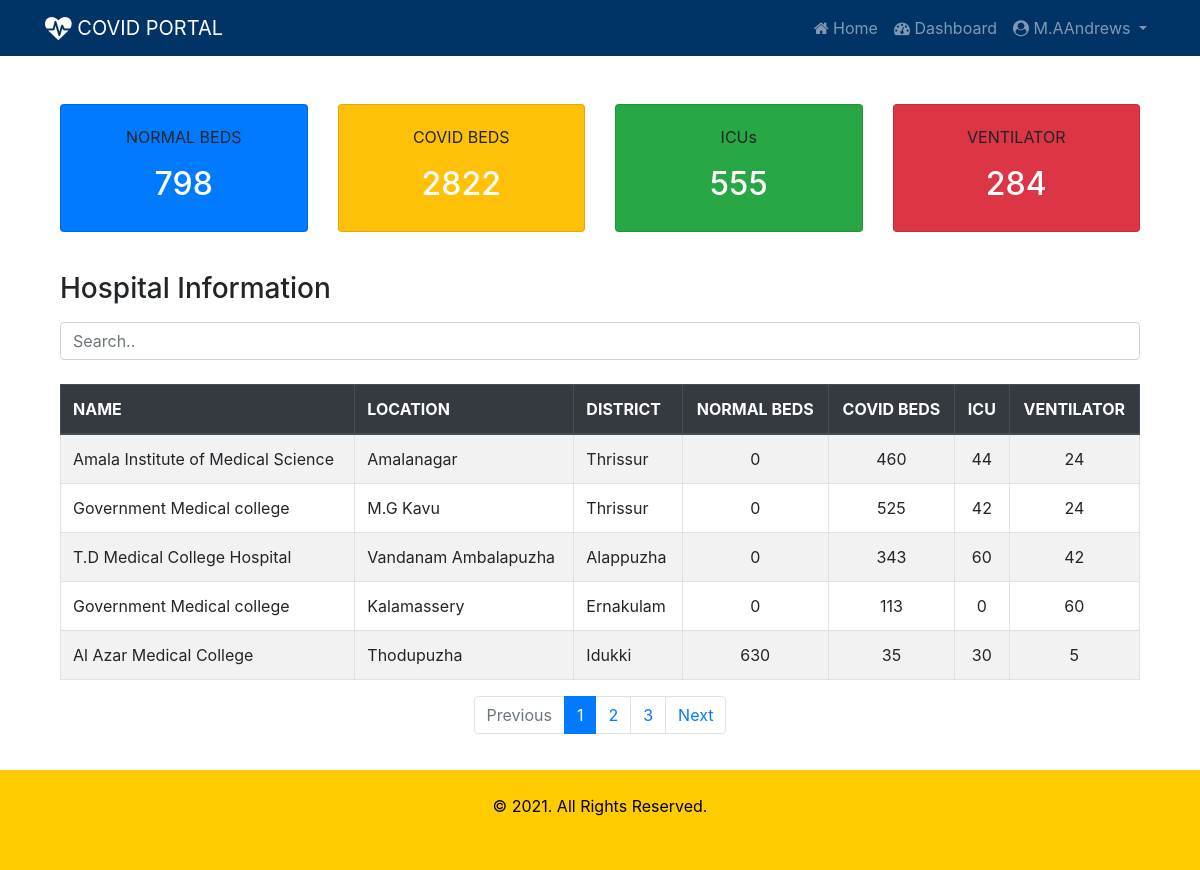
The app's page /beds/ (signed in) with its own data.
### beds/models.py (models this page shows, shortened)
class Hospital(models.Model):
    sc = (
    ('gov', 'Government'),
    ('prv', 'Private')
    )
    name = models.CharField(max_length=50)
    location = models.CharField(max_length=50)
    district = models.CharField(max_length=2, choices=dt)
    phone = models.CharField(max_length=12)
    sector = models.CharField(max_length=3, choices=sc)
    covid_beds = models.IntegerField()
    normal_beds = models.IntegerField()
    icu_beds = models.IntegerField()
    ventilator = models.IntegerField()
    user = models.OneToOneField(User, on_delete=models.CASCADE)

### beds/views.py (the view)
# urls.py: path('', views.index, name='index'),
def index(request):
    normal_beds = Hospital.objects.aggregate(total=Sum('normal_beds'))
    covid_beds = Hospital.objects.aggregate(total=Sum('covid_beds'))
    icu = Hospital.objects.aggregate(total=Sum('icu_beds'))
    ventilator = Hospital.objects.aggregate(total=Sum('ventilator'))
    page = request.GET.get('page', 1)
    hospital_list = Hospital.objects.all()
    paginator = Paginator(hospital_list, 5)
    try:
        hospitals = paginator.page(page)
    except PageNotAnInteger:
        hospitals = paginator.page(1)
    except EmptyPage:
        hospitals = paginator.page(paginator.num_pages)
    context = {
        'normal_beds': normal_beds,
        'covid_beds': covid_beds,
        'icu': icu,
        'ventilator': ventilator,
        'hospitals': hospitals
    }
    return render(request, 'beds/summary.html', context)

### beds/templates/beds/summary.html (shortened to what this page needs)
{% extends 'beds/index.html' %}
{% block content %}
<div class="container mt-4 pt-4 pb-4">
  <div class="card-deck">
    <div class="card bg-primary">
      <div class="card-body text-center">
        <p class="card-text">NORMAL BEDS</p>
        <h2 class="text-white">{{ normal_beds.total }}</h2>
      </div>
    </div>
    <div class="card bg-warning">
      <div class="card-body text-center">
        <p class="card-text">COVID BEDS</p>
        <h2 class="text-white">{{ covid_beds.total }}</h2>
      </div>
    </div>
    <div class="card bg-success">
      <div class="card-body text-center">
        <p class="card-text">ICUs</p>
        <h2 class="text-white">{{ icu.total }}</h2>
      </div>
    </div>
    <div class="card bg-danger">
      <div class="card-body text-center">
        <p class="card-text">VENTILATOR</p>
        <h2 class="text-white">{{ ventilator.total }}</h2>
      </div>
    </div>
  </div>
</div>
<div class="container mt-3">
  <h3 class="mb-3">Hospital Information</h3>
  <input class="form-control" id="myInput" type="text" placeholder="Search..">
  <br>
  <table class="table table-bordered table-striped table-hover">
    <thead class="thead-dark">
      <tr>
        <th>NAME</th>
        <th>LOCATION</th>
        <th>DISTRICT</th>
        <th class="text-center">NORMAL BEDS</th>
        <th class="text-center">COVID BEDS</th>
        <th class="text-center">ICU</th>
        <th class="text-center">VENTILATOR</th>
      </tr>
    </thead>
    <tbody id="myTable">
      {% for hospital in hospitals %}
        <tr>
          <td>{{ hospital.name }}</td>
          <td>{{ hospital.location}}</td>
          <td>{{ hospital.get_district_display}}</td>
          <td class="text-center">{{ hospital.normal_beds}}</td>
          <td class="text-center">{{ hospital.covid_beds}}</td>
          <td class="text-center">{{ hospital.icu_beds}}</td>
          <td class="text-center">{{ hospital.ventilator}}</td>
        </tr>
      {% endfor %}
    </tbody>
  </table>
  {% if hospitals.has_other_pages %}
  <nav aria-label="Pagination">
    <ul class="pagination justify-content-center">
      {% if hospitals.has_previous %}
        <li class="page-item"><a class="page-link" href="?page={{ hospitals.previous_page_number }}">Previous</a></li>
      {% else %}
        <li class="page-item disabled"><a class="page-link" href="#" tabindex="-1">Previous</a></li>
      {% endif %}
      {% for i in hospitals.paginator.page_range %}
        {% if hospitals.number == i %}
          <li class="page-item active"><a class="page-link" href="#"><span>{{ i }} <span class="sr-only">(current)</span></span></a></li>
        {% else %}
          <li class="page-item"><a class="page-link" href="?page={{ i }}">{{ i }}</a></li>
        {% endif %}
      {% endfor %}
      {% if hospitals.has_next %}
        <li class="page-item"><a class="page-link" href="?page={{ hospitals.next_page_number }}">Next</a></li>
      {% else %}
        <li class="page-item disabled"><a class="page-link" href="#">Next</a></li>
      {% endif %}
    </ul>
  </nav>
  {% endif %}
  <div style="height:120px;"></div>
</div>
{% endblock %}

### beds/templates/beds/index.html (shortened to what this page needs)
{% load static %}
<!DOCTYPE html>
<html lang="en">
<head>
  <link rel="stylesheet" href="https://cdnjs.cloudflare.com/ajax/libs/font-awesome/4.7.0/css/font-awesome.min.css">
  <link rel="stylesheet" href="https://maxcdn.bootstrapcdn.com/bootstrap/4.5.2/css/bootstrap.min.css">
  <link rel="stylesheet" href="{% static 'beds/css/style.css'%}">
</head>
<body>
<nav class="navbar navbar-expand-sm bg-navy navbar-dark">
  <div class="container">
    <a class="navbar-brand" href="#"><i class="fa fa-heartbeat fa-lg"></i> COVID PORTAL</a>
    {% if user.is_authenticated %}
      <ul class="navbar-nav">
        <li class="nav-item">
          <a class="nav-link" href="{% url 'index' %}"><i class="fa fa-home"></i> Home </a>
        </li>
        <li class="nav-item">
          <a class="nav-link" href="{% url 'dashboard' %}"><i class="fa fa-dashboard"></i> Dashboard </a>
        </li>
       <li class="nav-item dropdown">
         <a class="nav-link dropdown-toggle" href="#" id="navbardrop" data-toggle="dropdown">
           <i class="fa fa-user-circle"></i> {{ user.username }}
         </a>
       </li>
      </ul>
    {% endif %}
  </div>
</nav>
<div class="container">
  {% block content %}
  {% endblock %}
</div>
<footer class="footer" style="position:fixed; bottom:0; width:100%;">
  <div class="container-fluid p-4" >
    <p class="text-center"> &copy; 2021. All Rights Reserved.</p>
  </div>
</footer>
</body>
</html>

### beds/static/beds/css/style.css (style rules this page uses)
.bg-navy { background-color: #003366; color: white; }
.footer { background-color: #ffcc00; color: black; height: 100px; }

### records on screen
Hospital: name "Amala Institute of Medical Science", location "Amalanagar", district "Thrissur", normal_beds "0", covid_beds "460", icu_beds "44", ventilator "24"
Hospital: name "Government Medical college", location "M.G Kavu", district "Thrissur", normal_beds "0", covid_beds "525", icu_beds "42", ventilator "24"
Hospital: name "T.D Medical College Hospital", location "Vandanam Ambalapuzha", district "Alappuzha", normal_beds "0", covid_beds "343", icu_beds "60", ventilator "42"
Hospital: name "Government Medical college", location "Kalamassery", district "Ernakulam", normal_beds "0", covid_beds "113", icu_beds "0", ventilator "60"
Hospital: name "Al Azar Medical College", location "Thodupuzha", district "Idukki", normal_beds "630", covid_beds "35", icu_beds "30", ventilator "5"

### other values on screen
{{ user.username }} "M.AAndrews"
{{ normal_beds.total }} "798"
{{ covid_beds.total }} "2822"
{{ icu.total }} "555"
{{ ventilator.total }} "284"
{{ i }} "1"
{{ i }} "2" "3"
